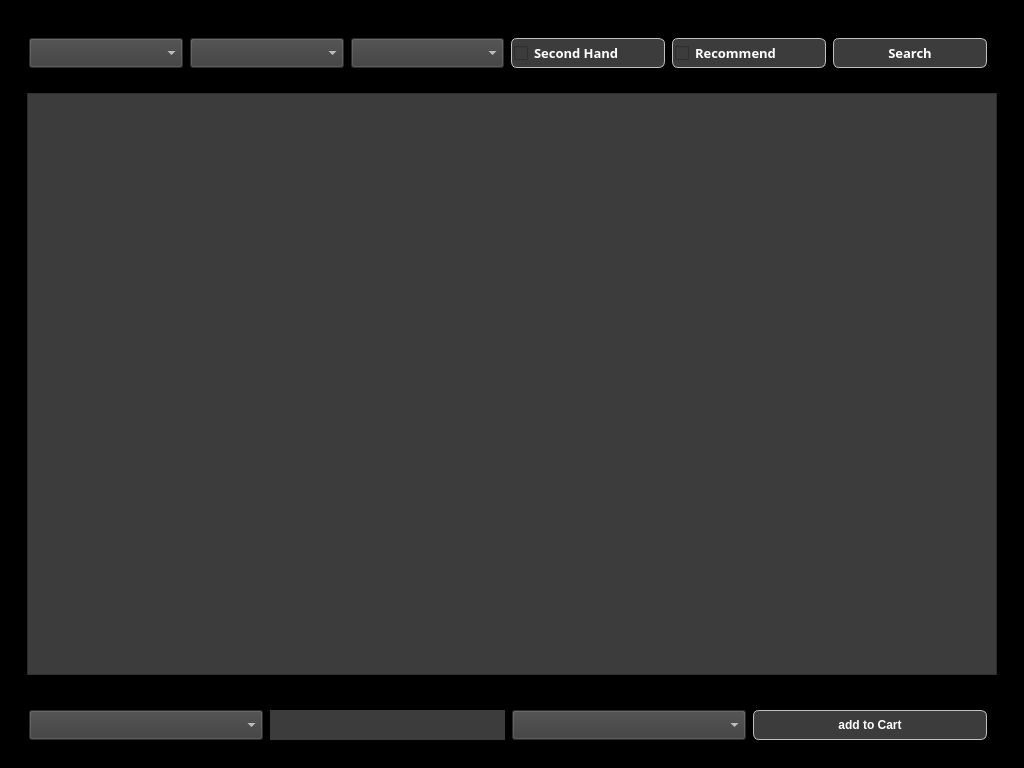
<?xml version="1.0" encoding="UTF-8"?>
<ui version="4.0">
 <class>MainWindow</class>
 <widget class="QMainWindow" name="MainWindow">
  <property name="geometry">
   <rect>
    <x>0</x>
    <y>0</y>
    <width>1024</width>
    <height>768</height>
   </rect>
  </property>
  <property name="windowTitle">
   <string>MainWindow</string>
  </property>
  <property name="styleSheet">
   <string notr="true">background-color: rgb(0, 0, 0);</string>
  </property>
  <widget class="QWidget" name="centralwidget">
   <layout class="QHBoxLayout" name="horizontalLayout">
    <item>
     <widget class="QWidget" name="widget" native="true">
      <layout class="QVBoxLayout" name="verticalLayout" stretch="1,10,1">
       <item>
        <widget class="QWidget" name="widget_2" native="true">
         <widget class="QComboBox" name="brand_comboBox">
          <property name="geometry">
           <rect>
            <x>172</x>
            <y>20</y>
            <width>154</width>
            <height>30</height>
           </rect>
          </property>
          <property name="styleSheet">
           <string notr="true">color: rgb(255, 255, 255);
background-color: rgb(60, 60, 60);
font: 10pt &quot;Rockwell&quot;; </string>
          </property>
         </widget>
         <widget class="QComboBox" name="price_comboBox">
          <property name="geometry">
           <rect>
            <x>333</x>
            <y>20</y>
            <width>153</width>
            <height>30</height>
           </rect>
          </property>
          <property name="styleSheet">
           <string notr="true">color: rgb(255, 255, 255);
background-color: rgb(60, 60, 60);
font: 10pt &quot;Rockwell&quot;; </string>
          </property>
         </widget>
         <widget class="QPushButton" name="search_pushButton">
          <property name="geometry">
           <rect>
            <x>815</x>
            <y>20</y>
            <width>154</width>
            <height>30</height>
           </rect>
          </property>
          <property name="font">
           <font>
            <family>Rockwell</family>
            <pointsize>10</pointsize>
            <weight>75</weight>
            <italic>false</italic>
            <bold>true</bold>
           </font>
          </property>
          <property name="styleSheet">
           <string notr="true">color: rgb(255, 255, 255);
 font: 10pt &quot;Rockwell&quot;; 
background-color: rgb(60, 60, 60); 
font: bold; 
border: 1px solid silver; 
border-radius: 6px;
subcontrol-origin:  margin; 
padding: 2 2px 2 2px;</string>
          </property>
          <property name="text">
           <string>Search</string>
          </property>
         </widget>
         <widget class="QCheckBox" name="secondhand_checkBox">
          <property name="geometry">
           <rect>
            <x>493</x>
            <y>20</y>
            <width>154</width>
            <height>30</height>
           </rect>
          </property>
          <property name="font">
           <font>
            <family>Rockwell</family>
            <pointsize>10</pointsize>
            <weight>75</weight>
            <italic>false</italic>
            <bold>true</bold>
           </font>
          </property>
          <property name="styleSheet">
           <string notr="true">color: rgb(255, 255, 255);
 font: 10pt &quot;Rockwell&quot;; 
background-color: rgb(60, 60, 60); 
font: bold; 
border: 1px solid silver; 
border-radius: 6px;
subcontrol-origin:  margin; 
padding: 2 2px 2 2px;</string>
          </property>
          <property name="text">
           <string>Second Hand</string>
          </property>
         </widget>
         <widget class="QCheckBox" name="recommend_checkBox">
          <property name="geometry">
           <rect>
            <x>654</x>
            <y>20</y>
            <width>154</width>
            <height>30</height>
           </rect>
          </property>
          <property name="font">
           <font>
            <family>Rockwell</family>
            <pointsize>10</pointsize>
            <weight>75</weight>
            <italic>false</italic>
            <bold>true</bold>
           </font>
          </property>
          <property name="styleSheet">
           <string notr="true">color: rgb(255, 255, 255);
 font: 10pt &quot;Rockwell&quot;; 
background-color: rgb(60, 60, 60); 
font: bold; 
border: 1px solid silver; 
border-radius: 6px;
subcontrol-origin:  margin; 
padding: 2 2px 2 2px;</string>
          </property>
          <property name="text">
           <string>Recommend</string>
          </property>
         </widget>
         <widget class="QComboBox" name="class_comboBox">
          <property name="geometry">
           <rect>
            <x>11</x>
            <y>20</y>
            <width>154</width>
            <height>30</height>
           </rect>
          </property>
          <property name="styleSheet">
           <string notr="true">color: rgb(255, 255, 255);
background-color: rgb(60, 60, 60);
font: 10pt &quot;Rockwell&quot;; </string>
          </property>
         </widget>
        </widget>
       </item>
       <item>
        <widget class="QWidget" name="widget_3" native="true">
         <layout class="QHBoxLayout" name="horizontalLayout_3">
          <item>
           <widget class="QTableWidget" name="list_tableWidget">
            <property name="styleSheet">
             <string notr="true">color: rgb(255, 255, 255);
background-color: rgb(60, 60, 60);</string>
            </property>
           </widget>
          </item>
         </layout>
        </widget>
       </item>
       <item>
        <widget class="QWidget" name="widget_4" native="true">
         <widget class="QPushButton" name="add_pushButton">
          <property name="geometry">
           <rect>
            <x>735</x>
            <y>20</y>
            <width>234</width>
            <height>30</height>
           </rect>
          </property>
          <property name="styleSheet">
           <string notr="true">color: rgb(255, 255, 255);
 font: 10pt &quot;Rockwell&quot;; 
background-color: rgb(60, 60, 60); 
font: bold; 
border: 1px solid silver; 
border-radius: 6px;
subcontrol-origin:  margin; 
padding: 2 2px 2 2px;</string>
          </property>
          <property name="text">
           <string>add to Cart</string>
          </property>
         </widget>
         <widget class="QLabel" name="product_label">
          <property name="geometry">
           <rect>
            <x>252</x>
            <y>20</y>
            <width>235</width>
            <height>30</height>
           </rect>
          </property>
          <property name="styleSheet">
           <string notr="true">color: rgb(255, 255, 255);
background-color: rgb(60, 60, 60);
font: 10pt &quot;Rockwell&quot;; </string>
          </property>
          <property name="text">
           <string/>
          </property>
         </widget>
         <widget class="QComboBox" name="count_comboBox">
          <property name="geometry">
           <rect>
            <x>494</x>
            <y>20</y>
            <width>234</width>
            <height>30</height>
           </rect>
          </property>
          <property name="styleSheet">
           <string notr="true">color: rgb(255, 255, 255);
background-color: rgb(60, 60, 60);
font: 10pt &quot;Rockwell&quot;; </string>
          </property>
         </widget>
         <widget class="QComboBox" name="user_comboBox">
          <property name="geometry">
           <rect>
            <x>11</x>
            <y>20</y>
            <width>234</width>
            <height>30</height>
           </rect>
          </property>
          <property name="styleSheet">
           <string notr="true">color: rgb(255, 255, 255);
background-color: rgb(60, 60, 60);
font: 10pt &quot;Rockwell&quot;; </string>
          </property>
         </widget>
        </widget>
       </item>
      </layout>
     </widget>
    </item>
   </layout>
  </widget>
 </widget>
 <resources/>
 <connections/>
</ui>
